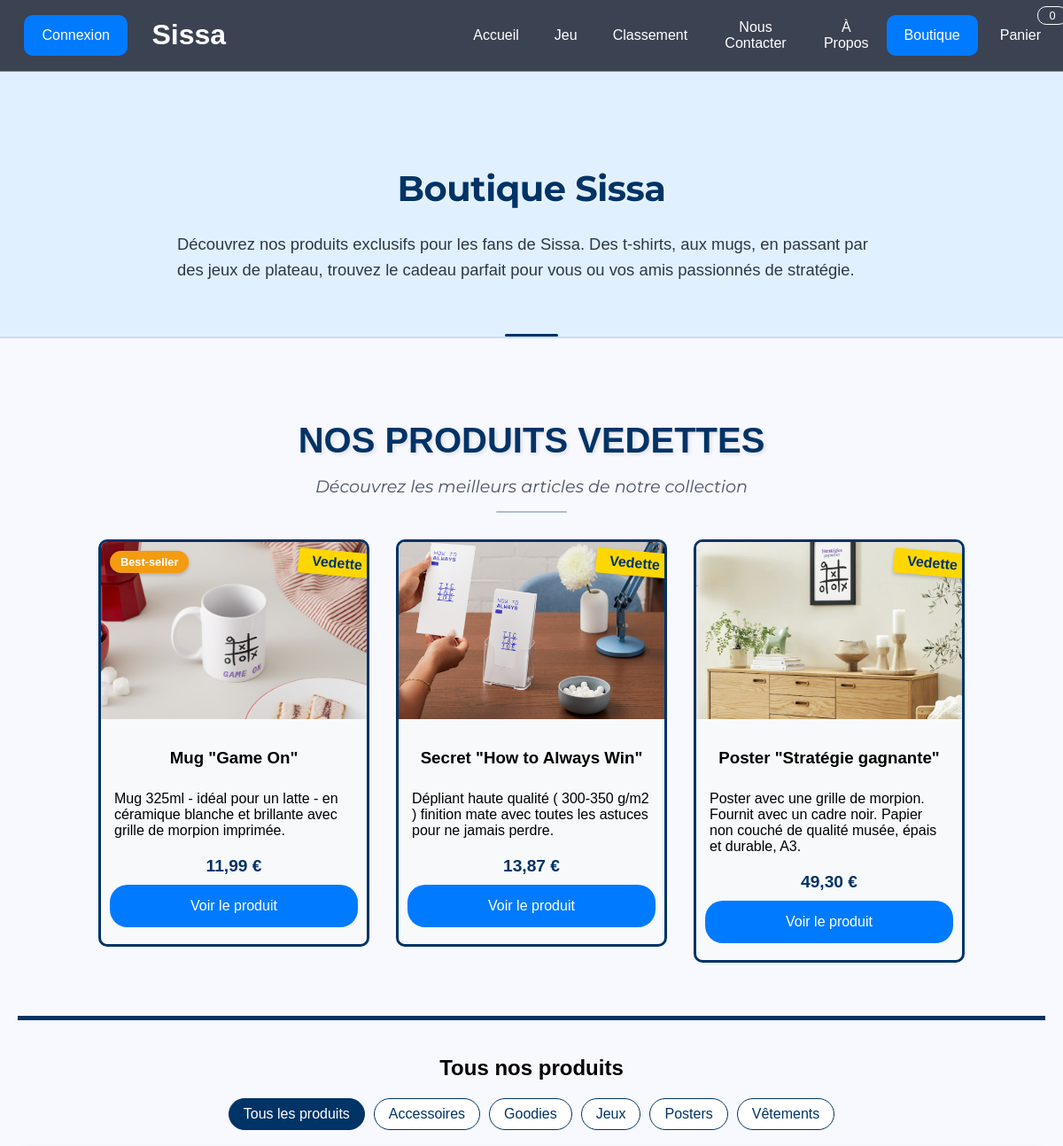
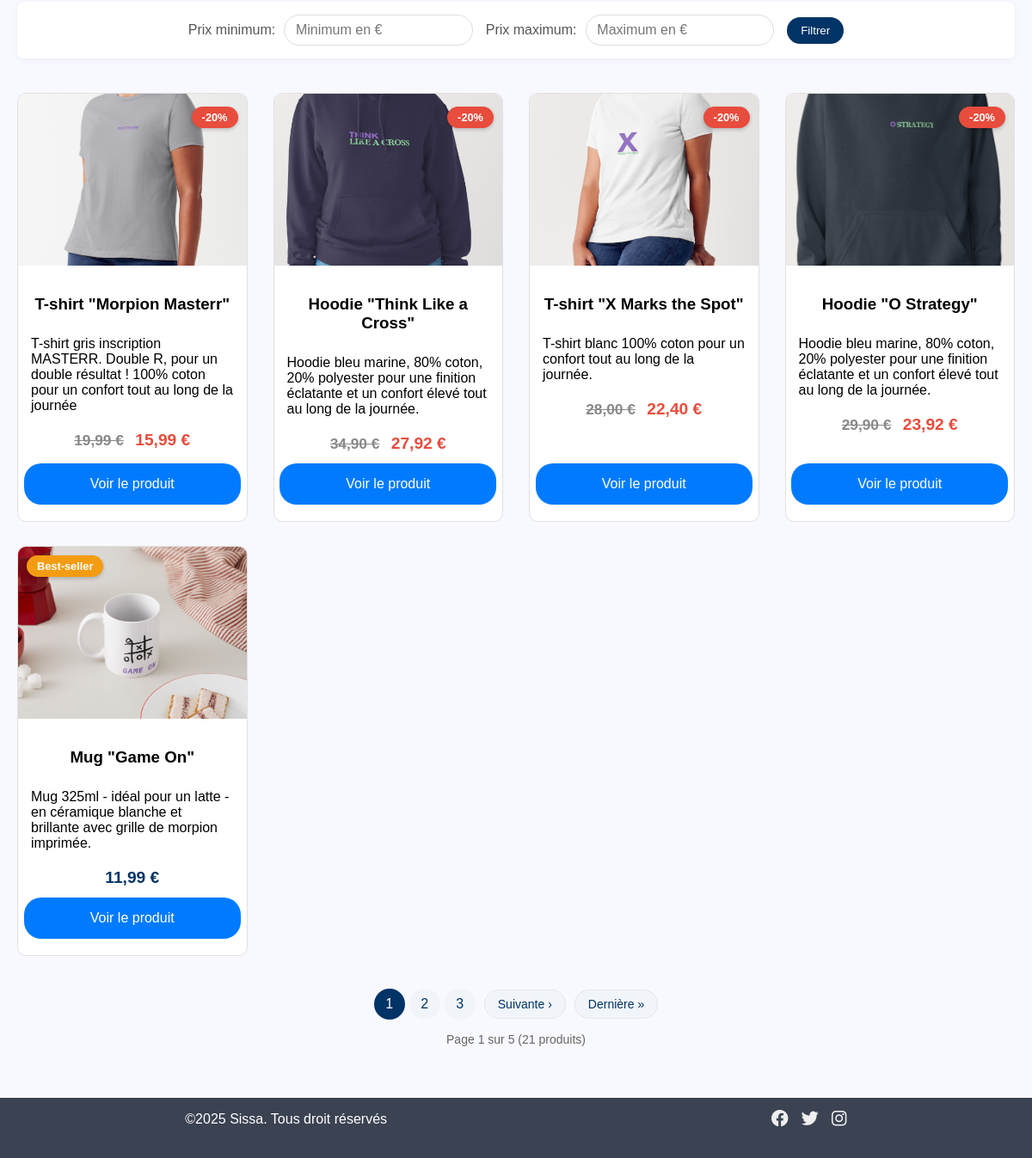
Page /Projet/pages/shop.php on the committed database (2 pictures, top to bottom).
### tables this page shows
CREATE TABLE Article(
   idArticle INT AUTO_INCREMENT,
   prix DECIMAL(8,2),
   nom VARCHAR(50) NOT NULL,
   stock INT NOT NULL,
   description VARCHAR(200) NOT NULL,
   lien_image VARCHAR(50),
   PRIMARY KEY(idArticle)
);

### Projet/pages/shop.php (the view, shortened to what this page needs)
<!DOCTYPE html>
<html lang="fr">
<head>
    <?php
        include("../common/styles.php");
    ?>
    <link rel="stylesheet" href="shop.css">
</head>
<body>
    <?php
    include("../common/nav.php");
    $pdo = connect();
    ?>
    <?php
    $articles_par_page = 5;
    $page_courante = isset($_GET['page']) ? max(1, intval($_GET['page'])) : 1;
    $debut = ($page_courante - 1) * $articles_par_page;
    $params = [];
    $where_clause = "stock > 0";
    $sql_count = "select count(*) from Article where " . $where_clause;
    $stmt_count = $pdo->prepare($sql_count);
    $stmt_count->execute($params);
    $total_articles = $stmt_count->fetchColumn();
    $nombre_pages = ceil($total_articles / $articles_par_page);
    $params[] = $debut;
    $params[] = $articles_par_page;
    $sql = "SELECT a.*,
    (SELECT MAX(p.proportion_promotion) FROM Promotion p
    JOIN a_la_promotion ap ON p.idPromotion = ap.idPromotion
    WHERE ap.idArticle = a.idArticle
    AND p.debut_promotion <= NOW()
    AND p.fin_promotion >= NOW()) as promotion_active,
    (SELECT p.nom_promotion FROM Promotion p
    JOIN a_la_promotion ap ON p.idPromotion = ap.idPromotion
    WHERE ap.idArticle = a.idArticle
    AND p.debut_promotion <= NOW()
    AND p.fin_promotion >= NOW()
    ORDER BY p.proportion_promotion DESC LIMIT 1) as nom_promotion
    FROM Article a WHERE " . $where_clause . " LIMIT ?, ?";
    $stmt = $pdo->prepare($sql);
    foreach ($params as $key => $value) {
    $param_type = PDO::PARAM_STR;
    if ($key >= count($params) - 2) {
    $param_type = PDO::PARAM_INT;
    }
    $stmt->bindValue($key + 1, $value, $param_type);
    }
    $stmt->execute();
    $articles = $stmt->fetchAll();
    function getBestSellers($pdo, $days = 30, $limit = 5) {
        $sql = "select a.idArticle, a.nom, SUM(ac.quantité_achat) as total_ventes
                from Article a
                join achete ac on a.idArticle = ac.idArticle
                where ac.date_achat >= DATE_SUB(NOW(), INTERVAL ? DAY)
                group by a.idArticle, a.nom
                order by total_ventes DESC
                limit ?";
        $stmt = $pdo->prepare($sql);
        $stmt->bindValue(1, $days, PDO::PARAM_INT);
        $stmt->bindValue(2, $limit, PDO::PARAM_INT);
        $stmt->execute();
        return array_column($stmt->fetchAll(PDO::FETCH_ASSOC), 'idArticle');
    }
    $bestSellers = getBestSellers($pdo, 30, 3);
?>
    <div class="banniere-principale">
        <h1>Boutique Sissa</h1>
        <p>Découvrez nos produits exclusifs pour les fans de Sissa. Des t-shirts, aux mugs, en passant par des jeux de plateau, trouvez le cadeau parfait pour vous ou vos amis passionnés de stratégie.</p>
    </div>
    <div class="content">
        <section class="produits-vedettes">
            <h2>Nos Produits Vedettes</h2>
            <p class="sous-titre-vedette">Découvrez les meilleurs articles de notre collection</p>
            <?php
            $stmt = $pdo->prepare("SELECT a.*,
            (SELECT MAX(p.proportion_promotion) FROM Promotion p
             JOIN a_la_promotion ap ON p.idPromotion = ap.idPromotion
             WHERE ap.idArticle = a.idArticle
             AND p.debut_promotion <= NOW()
             AND p.fin_promotion >= NOW()) as promotion_active,
            (SELECT p.nom_promotion FROM Promotion p
             JOIN a_la_promotion ap ON p.idPromotion = ap.idPromotion
             WHERE ap.idArticle = a.idArticle
             AND p.debut_promotion <= NOW()
             AND p.fin_promotion >= NOW()
             ORDER BY p.proportion_promotion DESC LIMIT 1) as nom_promotion
            FROM article a WHERE stock > 0 order by stock asc limit 3");
            $stmt->execute();
            $produits_vedettes = $stmt->fetchAll(PDO::FETCH_ASSOC);
            ?>
            <div class="wrapper-vedettes">
            <?php foreach ($produits_vedettes as $produit): ?>
            <div class="carte-produit carte-vedette">
                <div class="badge-vedette">Vedette</div>
                <?php if (in_array($produit['idArticle'], $bestSellers)): ?>
                    <div class="badge-bestseller">Best-seller</div>
                <?php endif; ?>
                <img src="<?= htmlspecialchars($produit['lien_image']) ?>"
                    alt="<?= htmlspecialchars($produit['nom']) ?>"
                    class="image-produit">
                <div class="info-produit">
                    <h3><?= htmlspecialchars($produit['nom']) ?></h3>
                    <p><?= htmlspecialchars($produit['description']) ?></p>
                    <div class="prix-produit">
                        <?php if (!empty($produit['promotion_active'])): ?>
                            <span class="prix-original"><?= number_format($produit['prix'], 2, ',', ' ') ?> €</span>
                            <span class="prix-promotion">
                                <?= number_format($produit['prix'] * (1 - $produit['promotion_active']), 2, ',', ' ') ?> €
                            </span>
                        <?php else: ?>
                            <?= number_format($produit['prix'], 2, ',', ' ') ?> €
                        <?php endif; ?>
                    </div>
                    <a href="produit.php?id=<?= $produit['idArticle'] ?>" class="color-button">Voir le produit</a>
                </div>
            </div>
            <?php endforeach; ?>
            </div>
        </section>
        <section class="tous-produits">
            <h2>Tous nos produits</h2>
            <?php
            $stmt = $pdo->query("select distinct categorie from Article order by categorie");
            $categories = $stmt->fetchAll(PDO::FETCH_COLUMN);
            ?>
            <div class="filtres-categories">
                <a href="?" class="bouton-categorie <?= empty($_GET['categorie']) ? 'actif' : '' ?>">
                    Tous les produits
                </a>
                <?php foreach ($categories as $cat): ?>
                    <a href="?categorie=<?= urlencode($cat) ?>"
                       class="bouton-categorie <?= (isset($_GET['categorie']) && $_GET['categorie'] === $cat) ? 'actif' : '' ?>">
                        <?= ucfirst(htmlspecialchars($cat)) ?>
                    </a>
                <?php endforeach; ?>
            </div>
            <form method="GET" class="filtre-prix">
                <div class="groupe-prix">
                    <label for="min_price">Prix minimum:</label>
                    <input type="number" name="min_price" id="min_price" min="0" value="<?= isset($_GET['min_price']) ? htmlspecialchars($_GET['min_price']) : '' ?>" placeholder="Minimum en €">
                </div>
                <div class="groupe-prix">
                    <label for="max_price">Prix maximum:</label>
                    <input type="number" name="max_price" id="max_price" min="0" value="<?= isset($_GET['max_price']) ? htmlspecialchars($_GET['max_price']) : '' ?>" placeholder="Maximum en €">
                </div>
                <button type="submit" class="bouton-appliquer">Filtrer</button>
            </form>
            <?php if (count($articles) > 0): ?>
                <div class="grille-produits">
                    <?php foreach ($articles as $produit): ?>
                    <div class="carte-produit">
                        <img src="<?= htmlspecialchars($produit['lien_image']) ?>"
                             alt="<?= htmlspecialchars($produit['nom']) ?>"
                             class="image-produit">
                        <div class="info-produit">
                        <?php if (!empty($produit['promotion_active'])): ?>
                            <div class="badge-promotion">-<?= round($produit['promotion_active'] * 100) ?>%</div>
                        <?php endif; ?>
                        <?php if (in_array($produit['idArticle'], $bestSellers)): ?>
                            <div class="badge-bestseller">Best-seller</div>
                        <?php endif; ?>
                            <h3><?= htmlspecialchars($produit['nom']) ?></h3>
                            <p><?= htmlspecialchars($produit['description']) ?></p>
                            <div class="prix-produit">
                                <?php if (!empty($produit['promotion_active'])): ?>
                                    <span class="prix-original"><?= number_format($produit['prix'], 2, ',', ' ') ?> €</span>
                                    <span class="prix-promotion">
                                        <?= number_format($produit['prix'] * (1 - $produit['promotion_active']), 2, ',', ' ') ?> €
                                    </span>
                                <?php else: ?>
                                    <?= number_format($produit['prix'], 2, ',', ' ') ?> €
                                <?php endif; ?>
                            </div>
                            <a href="produit.php?id=<?= $produit['idArticle'] ?>" class="color-button">Voir le produit</a>
                        </div>
                    </div>
                    <?php endforeach; ?>
                </div>
            <?php else: ?>
                <p class="text-center">Aucun produit ne correspond à vos critères de recherche.</p>
            <?php endif; ?>
            <?php if ($nombre_pages > 1): ?>
            <div class="pagination">
                <div class="controles-pagination">
                    <div class="pages-numeros">
                        <?php
                        $intervalle = 2;
                        for ($i = max(1, $page_courante - $intervalle); $i <= min($nombre_pages, $page_courante + $intervalle); $i++) {
                            $classe_page = ($i == $page_courante) ? 'page-active' : '';
                            echo '<a href="?page='.$i.(!empty($_GET['categorie']) ? '&categorie='.urlencode($_GET['categorie']) : '').(isset($_GET['min_price']) ? '&min_price='.urlencode($_GET['min_price']) : '').(isset($_GET['max_price']) ? '&max_price='.urlencode($_GET['max_price']) : '').'" class="numero-page '.$classe_page.'">'.$i.'</a>';
                        }
                        ?>
                    </div>
                    <?php if ($page_courante < $nombre_pages): ?>
                        <a href="?page=<?= $page_courante + 1 ?><?= !empty($_GET['categorie']) ? '&categorie='.urlencode($_GET['categorie']) : '' ?><?= isset($_GET['min_price']) ? '&min_price='.urlencode($_GET['min_price']) : '' ?><?= isset($_GET['max_price']) ? '&max_price='.urlencode($_GET['max_price']) : '' ?>" class="bouton-pagination">Suivante &rsaquo;</a>
                        <a href="?page=<?= $nombre_pages ?><?= !empty($_GET['categorie']) ? '&categorie='.urlencode($_GET['categorie']) : '' ?><?= isset($_GET['min_price']) ? '&min_price='.urlencode($_GET['min_price']) : '' ?><?= isset($_GET['max_price']) ? '&max_price='.urlencode($_GET['max_price']) : '' ?>" class="bouton-pagination">Dernière &raquo;</a>
                    <?php endif; ?>
                </div>
                <div class="info-pagination">
                    Page <?= $page_courante ?> sur <?= $nombre_pages ?> (<?= $total_articles ?> produits)
                </div>
            </div>
            <?php endif; ?>
        </section>
    </div>
    <?php include("../common/footer.php"); ?>
</body>
</html>

### rows in the picture
article: shows "Best-seller", shows a picture, nom "Mug \"Game On\"", description "Mug 325ml - idéal pour un latte - en céramique blanche et brillante avec grille de morpion imprimée.", prix "11,99"
article: shows a picture, nom "Secret \"How to Always Win\"", description "Dépliant haute qualité ( 300-350 g/m2 ) finition mate avec toutes les astuces pour ne jamais perdre.", prix "13,87"
article: shows a picture, nom "Poster \"Stratégie gagnante\"", description "Poster avec une grille de morpion. Fournit avec un cadre noir. Papier non couché de qualité musée, épais et durable, A3.", prix "49,30"
article: shows a picture, promotion_active "20", nom "T-shirt \"Morpion Masterr\"", description "T-shirt gris inscription MASTERR. Double R, pour un double résultat ! 100% coton pour un confort tout au long de la journée", prix "19,99", promotion_active "15,99"
article: shows a picture, promotion_active "20", nom "Hoodie \"Think Like a Cross\"", description "Hoodie bleu marine, 80% coton, 20% polyester pour une finition éclatante et un confort élevé tout au long de la journée.", prix "34,90", promotion_active "27,92"
article: shows a picture, promotion_active "20", nom "T-shirt \"X Marks the Spot\"", description "T-shirt blanc 100% coton pour un confort tout au long de la journée.", prix "28,00", promotion_active "22,40"
article: shows a picture, promotion_active "20", nom "Hoodie \"O Strategy\"", description "Hoodie bleu marine, 80% coton, 20% polyester pour une finition éclatante et un confort élevé tout au long de la journée.", prix "29,90", promotion_active "23,92"

### other values in the picture
$value "Accueil"
$value "Jeu"
$value "Classement"
$value "Nous Contacter"
$value "À Propos"
$value "Boutique"
$cat "Accessoires"
$cat "Goodies"
$cat "Jeux"
$cat "Posters"
$cat "Vêtements"
$page_courante "1"
$nombre_pages "5"
$total_articles "21"
